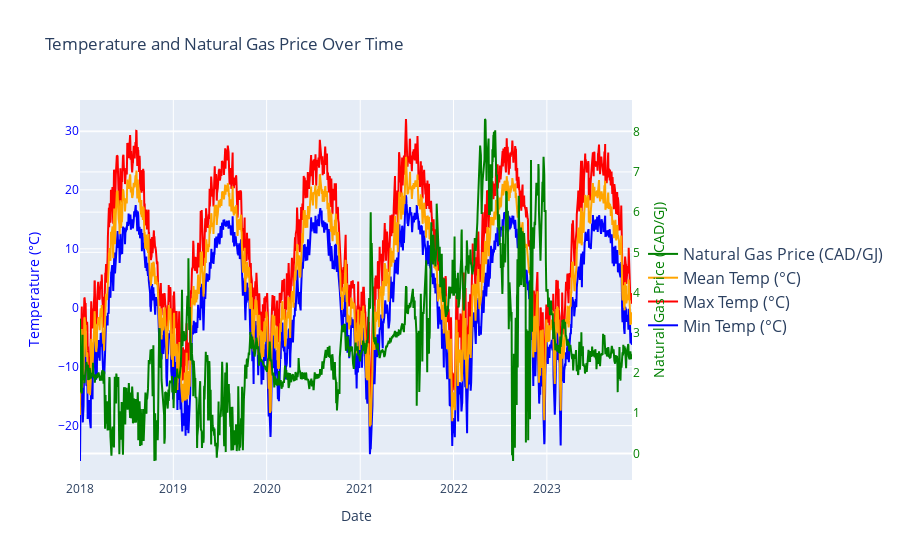

Notebook cell for this chart:
### Code cell
import plotly.graph_objects as go

fig = go.Figure()

# Add temperature data
fig.add_trace(go.Scatter(x=combined_avg_df.index, y=combined_avg_df['temperature_2m_min'], name='Min Temp (°C)', mode='lines', line=dict(color='blue')))
fig.add_trace(go.Scatter(x=combined_avg_df.index, y=combined_avg_df['temperature_2m_max'], name='Max Temp (°C)', mode='lines', line=dict(color='red')))
fig.add_trace(go.Scatter(x=combined_avg_df.index, y=combined_avg_df['temperature_2m_mean'], name='Mean Temp (°C)', mode='lines', line=dict(color='orange')))


# Add natural gas price data using a secondary y-axis
fig.add_trace(go.Scatter(x=combined_avg_df.index, y=combined_avg_df['aeco_5a_cad/gj'], name='Natural Gas Price (CAD/GJ)', mode='lines', line=dict(color='green'), yaxis='y2'))

# Update layout with secondary y-axis
fig.update_layout(
    title='Temperature and Natural Gas Price Over Time',
    xaxis_title='Date',
    yaxis_title='Temperature (°C)',
    yaxis=dict(
        title='Temperature (°C)',
        titlefont=dict(color='blue'),
        tickfont=dict(color='blue'),
    ),
    yaxis2=dict(
        title='Natural Gas Price (CAD/GJ)',
        titlefont=dict(color='green'),
        tickfont=dict(color='green'),
        overlaying='y',
        side='right'
    ),
    legend=dict(y=0.5, traceorder='reversed', font_size=16)
)

fig.show()

### Figure 1 — Plotly figure (JSON) as saved in the notebook; plotly's stock layout.template omitted (floating-point values rounded to 4 significant figures; data arrays with more than 128 entries replaced by an {"elided": "..."} marker saying what was removed)
{"data": [{"line": {"color": "blue"}, "mode": "lines", "name": "Min Temp (°C)", "type": "scatter", "x": {"elided": "1544 str values"}, "y": {"elided": "1544 float values"}}, {"line": {"color": "red"}, "mode": "lines", "name": "Max Temp (°C)", "type": "scatter", "x": {"elided": "1544 str values"}, "y": {"elided": "1544 float values"}}, {"line": {"color": "orange"}, "mode": "lines", "name": "Mean Temp (°C)", "type": "scatter", "x": {"elided": "1544 str values"}, "y": {"elided": "1544 float values"}}, {"line": {"color": "green"}, "mode": "lines", "name": "Natural Gas Price (CAD/GJ)", "type": "scatter", "x": {"elided": "1544 str values"}, "y": {"elided": "1544 float values"}, "yaxis": "y2"}], "layout": {"autosize": true, "legend": {"font": {"size": 16}, "traceorder": "reversed", "x": 1.02, "y": 0.5}, "title": {"text": "Temperature and Natural Gas Price Over Time"}, "xaxis": {"autorange": true, "range": ["2018-01-01", "2023-11-30"], "title": {"text": "Date"}, "type": "date"}, "yaxis": {"autorange": true, "range": [-29.22, 35.25], "tickfont": {"color": "blue"}, "title": {"font": {"color": "blue"}, "text": "Temperature (°C)"}, "type": "linear"}, "yaxis2": {"autorange": true, "overlaying": "y", "range": [-0.6609, 8.788], "side": "right", "tickfont": {"color": "green"}, "title": {"font": {"color": "green"}, "text": "Natural Gas Price (CAD/GJ)"}, "type": "linear"}}}
